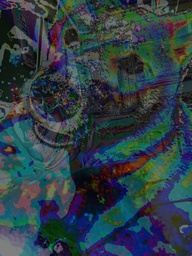
#> input picture secret_image.jpg, 192 x 256 px, shrunk from 3024 x 4032 before the run
$ python image_stego.py secret_image.jpg stego_image.jpg stego_image.jpg
#> lines starting #> are read from the running program, lines starting #| are printed output that depends on the picture
# TO DO
# - Check for RGB or RGBA
# - Optimize it
# - MAYBE TERMINAL STUFF
# - Do error checking (too big secret image, etc)
# - spread bits hidden

#change = (a >> 2) | (b << 2)
#getPosition = (b >> 4) & 1
#setBit1 = b | (1 << 4)
#setBit0 = b & ~(1 << 4)
#print(f"{setBit0:08b}")

import os, sys, time, random

from PIL import Image, ImageFilter
from rich.progress import Progress, track

cover_img = Image.open(sys.argv[1])
#> cover_img is the input picture: PIL image 192x256 RGB; mean R, G, B 46.6, 61.5, 68.8
secret_img = Image.open(sys.argv[2])
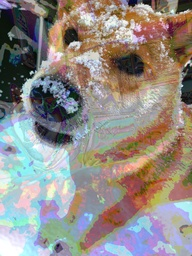
#> input picture stego_image.jpg, 192 x 256 px, shrunk from 3024 x 4032 before the run
#> secret_img is the input picture: PIL image 192x256 RGB; mean R, G, B 146.1, 139.6, 134.6

stego_img = cover_img.copy()

print(f"Cover Image: {cover_img.format}, {cover_img.size}, {cover_img.mode}")
#| Cover Image: JPEG, (192, 256), RGB
print(f"Secret Image: {secret_img.format}, {secret_img.size}, {secret_img.mode}")
#| Secret Image: JPEG, (192, 256), RGB

cover_img = cover_img.convert("RGB")
secret_img = secret_img.convert("RGB")

password = None


# create random spacing on random.randint(a,b)
# create random bit weight on RGB instead of even weighted

if len(sys.argv) > 3:
    password = sys.argv[3]
    random.seed(password)


# [8 lines left out: function getBinaryRGB, not called in this run]

# 0 is far right and end is far left
# Read right to left
def setBits(cover, secret, start : int, end : int):
    for i in range(start, end):
        bit_secret = (secret >> i) & 1

        if (bit_secret == 1):
            cover = cover | (1 << i) # change to 1
        else:
            cover = cover & ~(1 << i) # change to 0

    return cover

def swapBits(cover_rgb, secret_rgb, bits):
    secret_r, secret_g, secret_b = secret_rgb
    cover_r, cover_g, cover_b = cover_rgb

    cover_r = setBits(cover_r, secret_r, 0, bits)
    cover_g = setBits(cover_g, secret_g, 0, bits)
    cover_b = setBits(cover_b, secret_b, 0, bits)

    new_rgb = cover_r, cover_g, cover_b

    return new_rgb

# Assume Image is same size or smaller
# [25 lines left out: function stego_linear, not called in this run]

def stego_prng_gap(cover, secret, bits):
    # Cartersian Plane (0,0) is top left
#> called with bits = 1
    cover_width, cover_height = cover.size
#> cover_width = 192; cover_height = 256
    secret_width, secret_height = secret.size
#> secret_width = 192; secret_height = 256

    # Printer style :)
    with Progress() as progress:
        task = progress.add_task("Embedding Image...", total = (secret_height * secret_width))

        for i in range(cover_height):
            for j in range(cover_width):
                cover_rgb = cover.getpixel((j, i))

                if i < secret_height: # only modifying pixels that the stego image covers
                    if j < secret_width:
                        secret_rgb = secret.getpixel((j, i))

                        new_rgb = swapBits(cover_rgb, secret_rgb, bits)

                        gap_width : int = random.randint(0, cover_width - 1)

                        width = j + gap_width
                        height = i

                        try:
                            if width >= cover_width:
                                if height + 1 < cover_height:
                                    height = i + 1
                                else:
                                    height = 0

                                width = gap_width
                            stego_img.putpixel((width, height), new_rgb)

                        except:
                            print("width: " + str(width) + " | " + "height: " + str(height))


                        progress.update(task, advance = 1)

                else:
                    return 0
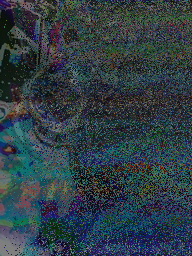
#> stego_img: PIL image 192x256 RGB; mean R, G, B 47.5, 62.4, 69.6

# [127 lines left out: functions stego_prng, getBits, extractBits, extract_linear, extract_prng_gap, extract_prng, not called in this run]

stego_prng_gap(cover_img, secret_img, 1)
stego_img.save("stego_image.png")

"""

stego_img = Image.open("stego_image.png")

extract_img = extract_prng(cover_img, stego_img, 1)
extract_img.save("secret_image.png")

"""


#print(f"setting: {b:08b} to {a:08b}")
#test = setBits(a, b, 0, 1)
#print(f"{test:08b}")
